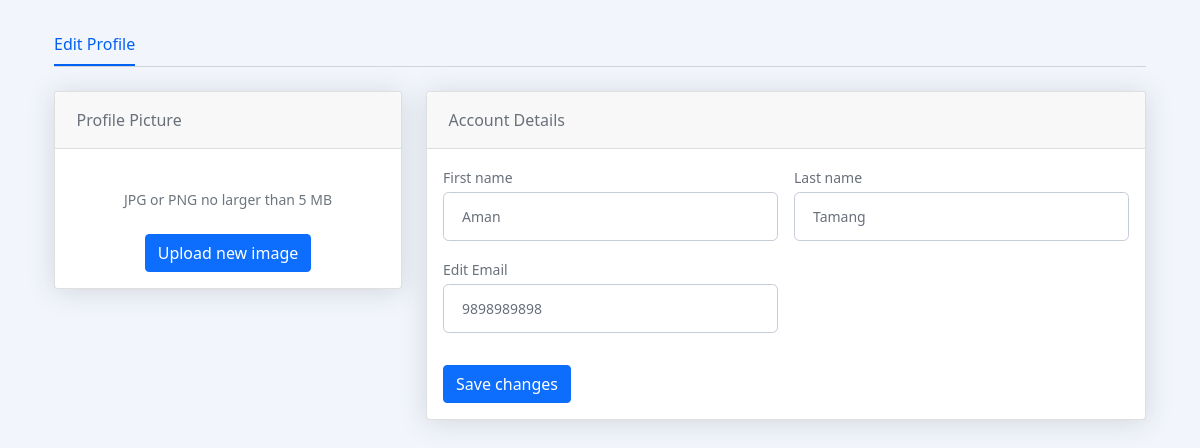
The page /prof-edit.php (signed in) on the database its author committed.
### tables this page shows
CREATE TABLE IF NOT EXISTS `members` (
  `id` int NOT NULL AUTO_INCREMENT,
  `firstName` varchar(16) NOT NULL,
  `lastName` varchar(16) NOT NULL,
  `email` varchar(30) NOT NULL,
  `password` varchar(30) NOT NULL,
  `date` date NOT NULL,
  `gender` varchar(16) NOT NULL,
  `phone` int NOT NULL,
  `role` int NOT NULL,
  PRIMARY KEY (`id`)
);

### prof-edit.php (the view, shortened to what this page needs)
<?php
  include("conn.php");
  $id = $_SESSION["id"];
$user_sql = "SELECT * FROM members WHERE id = '".$id."' ";
$user_result = mysqli_query($conn,$user_sql);
$user_data = mysqli_fetch_all($user_result,MYSQLI_ASSOC);
$c_user = $user_data[0];
?>
<!DOCTYPE html>
<html lang="en">
<head>
<link href="https://cdn.jsdelivr.net/npm/bootstrap@5.0.1/dist/css/bootstrap.min.css" rel="stylesheet">
</head>
<body>
<div class="container-xl px-4 mt-4">
<nav class="nav nav-borders">
<a class="nav-link active ms-0"> Edit Profile</a>
</nav>
<hr class="mt-0 mb-4">
<div class="row">
<div class="col-xl-4">
<div class="card mb-4 mb-xl-0">
<div class="card-header">Profile Picture</div>
<div class="card-body text-center">
<div class="small font-italic text-muted mb-4">JPG or PNG no larger than 5 MB</div>
<button class="btn btn-primary" type="button">Upload new image</button>
</div>
</div>
</div>
<div class="col-xl-8">
<div class="card mb-4">
<div class="card-header">Account Details</div>
<div class="card-body">
<form method="POST" action="edit_profile.php">
<div class="row gx-3 mb-3">
<div class="col-md-6">
<label class="small mb-1" for="inputFirstName">First name</label>
<input class="form-control" id="inputFirstName" type="text" placeholder="Enter your first name" name="firstName" value="<?php echo $c_user["firstName"] ?>">
</div>
<div class="col-md-6">
<label class="small mb-1" for="inputLastName">Last name</label>
<input class="form-control" id="inputLastName" type="text" placeholder="Enter your last name" name="lastName" value="<?php echo $c_user["lastName"] ?>">
</div>
</div>
<div class="row gx-3 mb-3">
<div class="col-md-6">
<label class="small mb-1" for="inputLocation">Edit Email</label>
<input class="form-control" id="inputLocation" type="text" placeholder="Enter your location" name="email" value="<?php echo $c_user["email"] ?>">
</div>
</div>
<button class="btn btn-primary" type="submit">Save changes</button>
</form>
</div>
</div>
</div>
</div>
</div>
</body>
</html>

### prof-edit.php (style rules this page uses)
body { margin-top:20px; background-color:#f2f6fc; color:#69707a; }
.card { box-shadow: 0 0.15rem 1.75rem 0 rgb(33 40 50 / 15%); }
.card .card-header { font-weight: 500; }
.card-header:first-child { border-radius: 0.35rem 0.35rem 0 0; }
.card-header { padding: 1rem 1.35rem; margin-bottom: 0; background-color: rgba(33, 40, 50, 0.03); border-bottom: 1px solid rgba(33, 40, 50, 0.125); }
.form-control, .dataTable-input { display: block; width: 100%; padding: 0.875rem 1.125rem; font-size: 0.875rem; font-weight: 400; line-height: 1; color: #69707a; background-color: #fff; background-clip: padding-box; border: 1px solid #c5ccd6; -webkit-appearance: none; -moz-appearance: none; appearance: none; border-radius: 0.35rem; transition: border-color 0.15s ease-in-out, box-shadow 0.15s ease-in-out; }
.nav-borders .nav-link.active { color: #0061f2; border-bottom-color: #0061f2; }
.nav-borders .nav-link { color: #69707a; border-bottom-width: 0.125rem; border-bottom-style: solid; border-bottom-color: transparent; padding-top: 0.5rem; padding-bottom: 0.5rem; padding-left: 0; padding-right: 0; margin-left: 1rem; margin-right: 1rem; }

### rows shown on the page
members: firstName "Aman", lastName "Tamang", email "9898989898"
